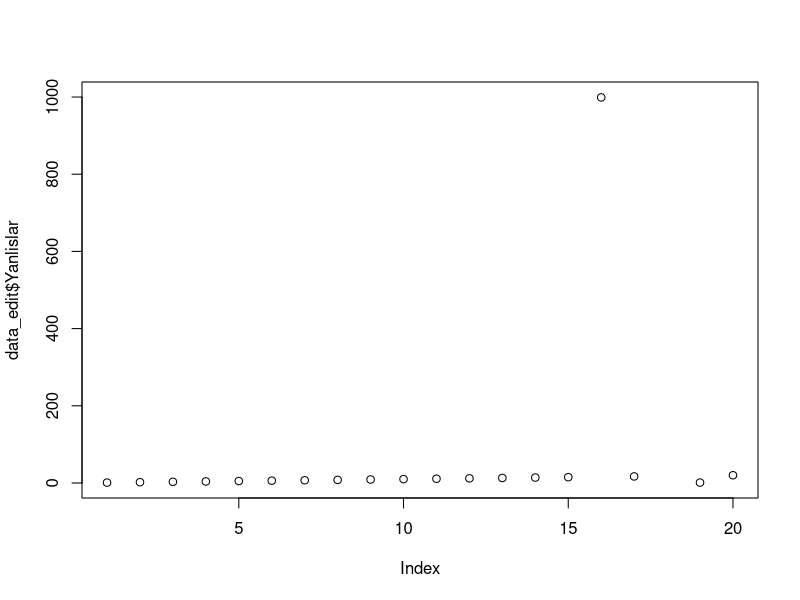
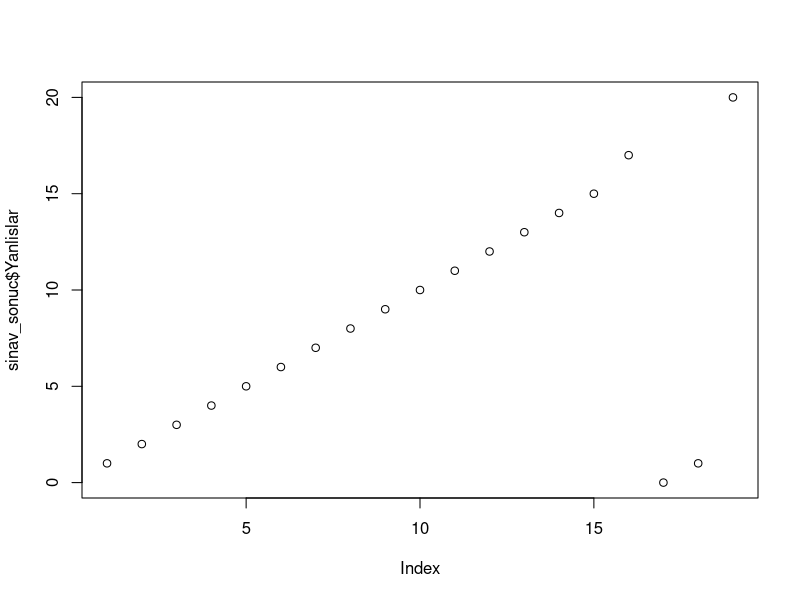
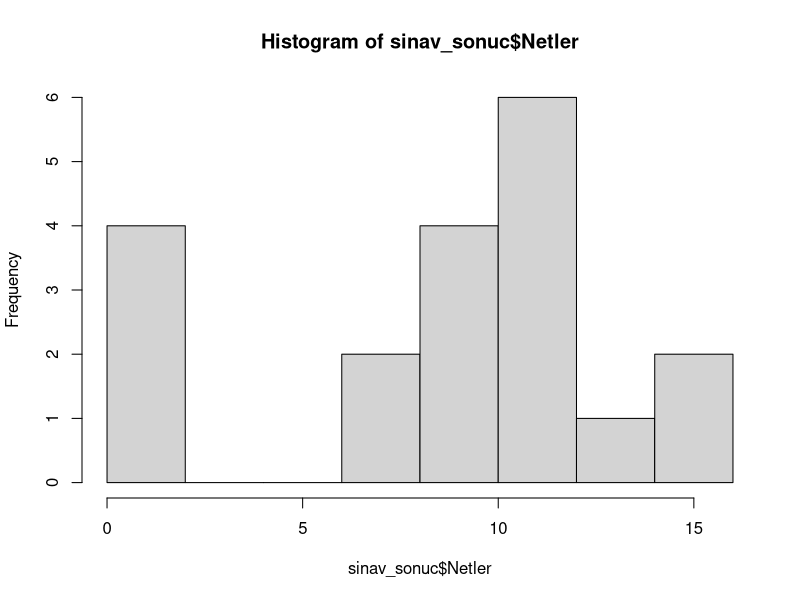

Write R code to recreate these figures, in order.
# BIL524 Ödev 2

# Örnek veri seti oluşturma
set.seed(123)
n = 20
data_ham <- data.frame(A = c(1:15, 999, 17, NA, 1, 20),  
                   B = c(rnorm(15, mean=10, sd=3), 1, "NA", 1, 1, 0),
                   C = c(letters[c(1:15)], "",  "defne", "   m    i ne", NA, 10))

# Oluşturulan veri setini inceleme                   
head(data_ham)
data_ham 
colnames(data_ham)

# Kolon isimlerini dönüştürme
colnames(data_ham) <- c("Yanlislar", "Netler", "Ogrenci_Adi")
colnames(data_ham)

# Eksik veri tespiti
is_na_data_ham <- is.na(data_ham)
is_na_data_ham

# Veride az sayıda eksik veri var. Ortalama değerlere bakalım
mean(data_ham$Yanlislar, na.rm=TRUE)
mean(data_ham$Netler, na.rm=TRUE)

# Netler kolonunun data tipi ortalama almaya uygun değil -hata verdi. Kolonların data tiplerini inceleyelim
str(data_ham)

# Netler kolonu chr atanmış. Data tiplerini içeriğe uygun şekilde atayalım ve bu şekilde yeni bir data frame yaratalım
data_edit <- type.convert(data_ham, as.is = TRUE)
str(data_edit)
data_edit

# Ortalama değerlere tekrar bakalım
mean(data_edit$Yanlislar, na.rm=TRUE)
mean(data_edit$Netler, na.rm=TRUE)

# Yanlislar kolonunda ortalama çok yüksek çıkıyor. Outlier veriler olabilir. Plot grafiğiyle veriye bakalım
plot(data_edit$Yanlislar)

# Ortalamayı yükselten iki adet aşırı uç değer olduğu görülüyor. Bu satırlar yanlış olabilir. Outlier içeren satırları veriden çıkaralım
data_edit$Yanlislar[data_edit$Yanlislar %in% boxplot.stats(data_edit$Yanlislar)$out]
data_out_edit <- data_edit[! data_edit$Yanlislar %in% boxplot.stats(data_edit$Yanlislar)$out, ]
data_out_edit
mean(data_out_edit$Yanlislar, na.rm=TRUE)

# Veri girilirken sıfır yerine NA olarak girilmiş değerleri sıfıra düzeltme. Tekrar ortalama hesaplayıp datanın son halini inceleme
data_out_edit["Yanlislar"][is.na(data_out_edit["Yanlislar"])] <- 0
data_out_edit["Netler"][is.na(data_out_edit["Netler"])] <- 0
mean(data_out_edit$Yanlislar, na.rm=TRUE)
mean(data_out_edit$Netler, na.rm=TRUE)
data_out_edit

# 18 nolu satırdaki öğrencinin adı yazılırken gereksiz boşluk girilmiş. Kolonda normalizasyon.
data_out_edit$Ogrenci_Adi <- gsub(" ", "", data_out_edit$Ogrenci_Adi)
data_out_edit

# Ver artık düzgün görünüyor. Son bir df olarak kaydetme ve grafikle inceleme
sinav_sonuc <- data_out_edit
plot(sinav_sonuc$Yanlislar)
hist(sinav_sonuc$Netler)